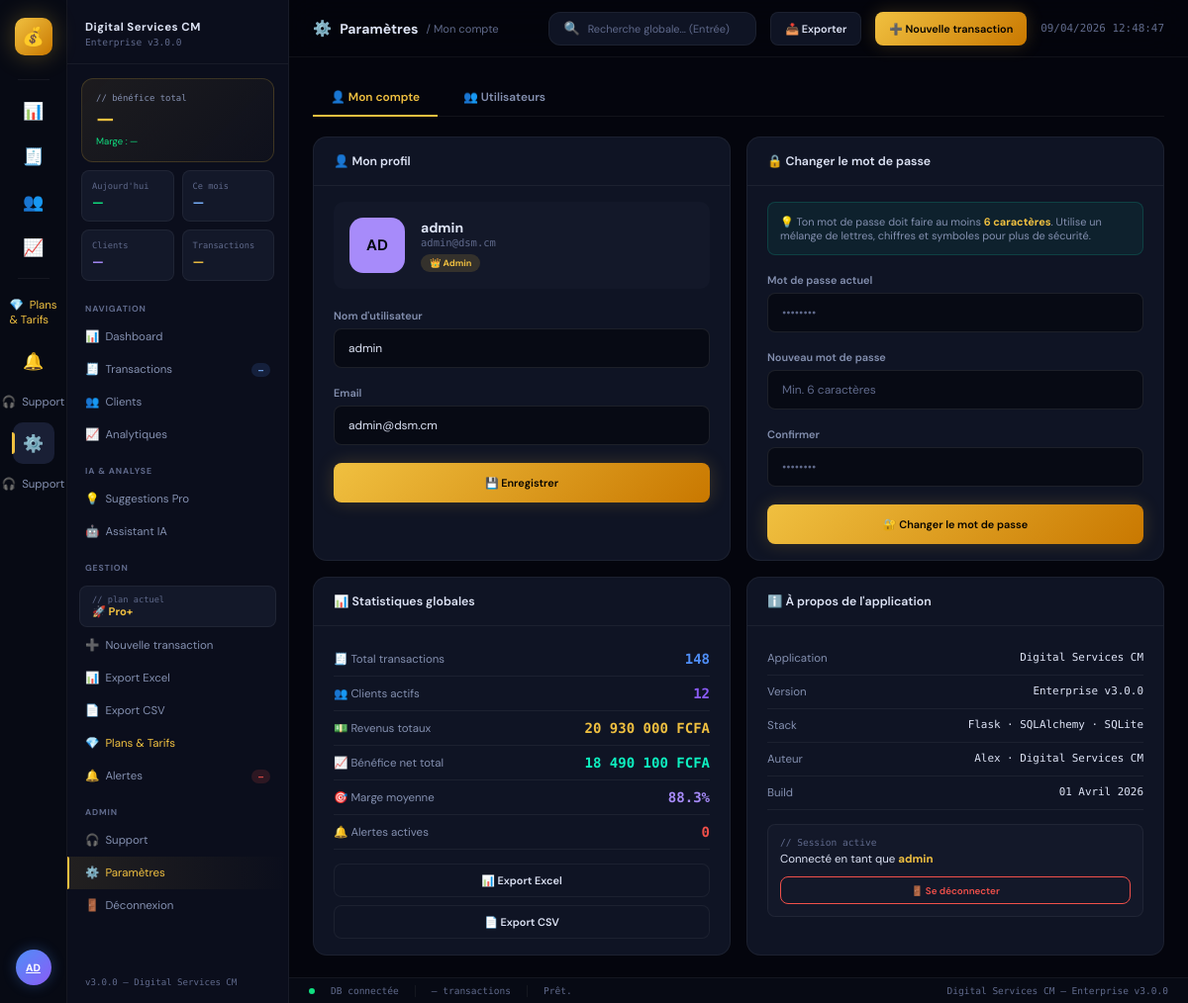
The app's page /settings (signed in) with its own data.
### app/models.py (models this page shows, shortened)
class User(UserMixin, db.Model):
    __tablename__ = "users"
    id         = db.Column(db.Integer, primary_key=True)
    username   = db.Column(db.String(80),  unique=True, nullable=False)
    email      = db.Column(db.String(120), unique=True, nullable=False)
    password_h = db.Column(db.String(256), nullable=False)
    role       = db.Column(db.String(20),  default="admin")  # admin | viewer
    created_at = db.Column(db.DateTime, default=datetime.utcnow)
    last_login = db.Column(db.DateTime)

### app/routes/settings.py (the view)
@bp.route("/settings")
@login_required
def settings():
    return render_template("settings/index.html",
        active="settings", stats=get_global_stats(),
        user=current_user)

### templates/settings/index.html (shortened to what this page needs)
{% extends "base.html" %}
{% block page_icon %}⚙️{% endblock %}
{% block page_title %}Paramètres{% endblock %}
{% block page_sub %}/ Mon compte{% endblock %}
{% block content %}
<div style="display:flex;gap:8px;margin-bottom:20px;border-bottom:1px solid var(--border);padding-bottom:0">
  <a href="{{ url_for('settings.settings') }}"
     style="padding:10px 18px;font-size:.85rem;font-weight:600;text-decoration:none;
            border-bottom:2px solid var(--gold);color:var(--gold);margin-bottom:-1px">
    👤 Mon compte
  </a>
  {% if current_user.role == 'admin' %}
  <a href="{{ url_for('settings.users') }}"
     style="padding:10px 18px;font-size:.85rem;font-weight:600;text-decoration:none;
            border-bottom:2px solid transparent;color:var(--muted2);margin-bottom:-1px">
    👥 Utilisateurs
  </a>
  {% endif %}
</div>
<div style="display:grid;grid-template-columns:1fr 1fr;gap:16px;max-width:900px">
  <div class="card">
    <div class="card-header"><div class="card-title">👤 Mon profil</div></div>
    <div class="card-body">
      <div style="display:flex;align-items:center;gap:16px;margin-bottom:20px;
                  padding:16px;background:var(--card2);border-radius:10px">
        <div class="avatar" style="background:{{ user.username|av_color }};color:#060c14;
                                   width:56px;height:56px;border-radius:14px;font-size:1.1rem;flex-shrink:0">
          {{ user.username|initials }}
        </div>
        <div>
          <div style="font-size:1rem;font-weight:700">{{ user.username }}</div>
          <div style="font-size:.75rem;color:var(--muted);font-family:var(--mono)">
            {{ user.email or 'Email non défini' }}
          </div>
          <span class="badge {% if user.role == 'admin' %}badge-gold{% else %}badge-blue{% endif %}"
                style="margin-top:6px;display:inline-flex">
            {{ '👑 Admin' if user.role == 'admin' else '👁 Viewer' }}
          </span>
        </div>
      </div>
      <form method="POST" action="{{ url_for('settings.update_profile') }}">
        <div class="form-group">
          <label class="form-label">Nom d'utilisateur</label>
          <input type="text" name="username" class="form-control"
                 value="{{ user.username }}" required>
        </div>
        <div class="form-group">
          <label class="form-label">Email</label>
          <input type="email" name="email" class="form-control"
                 value="{{ user.email or '' }}"
                 placeholder="ton@email.com">
        </div>
        <button type="submit" class="btn btn-primary"
                style="width:100%;justify-content:center;height:40px">
          💾 Enregistrer
        </button>
      </form>
    </div>
  </div>
  <div class="card">
    <div class="card-header"><div class="card-title">🔒 Changer le mot de passe</div></div>
    <div class="card-body">
      <div style="background:rgba(14,240,192,.06);border:1px solid rgba(14,240,192,.15);
                  border-radius:8px;padding:12px;margin-bottom:18px;font-size:.78rem;color:var(--muted2)">
        💡 Ton mot de passe doit faire au moins <strong style="color:var(--gold)">6 caractères</strong>.
        Utilise un mélange de lettres, chiffres et symboles pour plus de sécurité.
      </div>
      <form method="POST" action="{{ url_for('settings.change_password') }}">
        <div class="form-group">
          <label class="form-label">Mot de passe actuel</label>
          <input type="password" name="current_password" class="form-control"
                 placeholder="••••••••" required>
        </div>
        <div class="form-group">
          <label class="form-label">Nouveau mot de passe</label>
          <input type="password" name="new_password" id="new-pw" class="form-control"
                 placeholder="Min. 6 caractères" required minlength="6"
                 oninput="checkPw()">
        </div>
        <div class="form-group">
          <label class="form-label">Confirmer</label>
          <input type="password" name="confirm_password" id="confirm-pw" class="form-control"
                 placeholder="••••••••" required oninput="checkPw()">
        </div>
        <button type="submit" class="btn btn-primary"
                style="width:100%;justify-content:center;height:40px">
          🔐 Changer le mot de passe
        </button>
      </form>
    </div>
  </div>
  <div class="card">
    <div class="card-header"><div class="card-title">📊 Statistiques globales</div></div>
    <div class="card-body">
      {% for icon, label, val, color in [
        ('🧾','Total transactions',  stats.total_transactions, 'var(--blue)'),
        ('👥','Clients actifs',      stats.clients_count,      'var(--violet)'),
        ('💵','Revenus totaux',       stats.total_recu,         'var(--gold)'),
        ('📈','Bénéfice net total',   stats.total_benefice,     'var(--teal)'),
        ('🎯','Marge moyenne',        stats.marge_moy,          'var(--violet2)'),
        ('🔔','Alertes actives',      stats.alertes,            'var(--danger)'),
      ] %}
      <div style="display:flex;justify-content:space-between;align-items:center;
                  padding:9px 0;border-bottom:1px solid var(--border)">
        <span style="font-size:.82rem;color:var(--muted2)">{{ icon }} {{ label }}</span>
        <span style="font-weight:700;font-family:var(--mono);color:{{ color }}">
          {% if loop.index <= 2 or loop.index == 6 %}{{ val }}
          {% elif loop.index == 5 %}{{ val }}%
          {% else %}{{ val|fmt_money }} FCFA{% endif %}
        </span>
      </div>
      {% endfor %}
      <div style="margin-top:14px;display:flex;flex-direction:column;gap:8px">
        <a href="{{ url_for('transactions.export_excel_route') }}"
           class="btn btn-ghost" style="justify-content:center">📊 Export Excel</a>
        <a href="{{ url_for('transactions.export_csv_route') }}"
           class="btn btn-ghost" style="justify-content:center">📄 Export CSV</a>
      </div>
    </div>
  </div>
  <div class="card">
    <div class="card-header"><div class="card-title">ℹ️ À propos de l'application</div></div>
    <div class="card-body">
      {% for label, val in [
        ('Application',  'Digital Services CM'),
        ('Version',      'Enterprise v3.0.0'),
        ('Stack',        'Flask · SQLAlchemy · SQLite'),
        ('Auteur',       'Alex · Digital Services CM'),
        ('Build',        '01 Avril 2026'),
      ] %}
      <div style="display:flex;justify-content:space-between;
                  padding:9px 0;border-bottom:1px solid var(--border)">
        <span style="font-size:.82rem;color:var(--muted2)">{{ label }}</span>
        <span style="font-size:.78rem;font-family:var(--mono);color:var(--text)">{{ val }}</span>
      </div>
      {% endfor %}
      <div style="margin-top:14px;padding:12px;background:var(--card2);
                  border-radius:8px;border:1px solid var(--border)">
        <div style="font-size:.68rem;color:var(--muted);font-family:var(--mono);margin-bottom:4px">
          // Session active
        </div>
        <div style="font-size:.82rem;color:var(--text)">
          Connecté en tant que <strong style="color:var(--gold)">{{ current_user.username }}</strong>
        </div>
        <a href="{{ url_for('auth.logout') }}" class="btn btn-danger btn-sm"
           style="margin-top:10px;width:100%;justify-content:center">
          🚪 Se déconnecter
        </a>
      </div>
    </div>
  </div>
</div>
{% endblock %}

### templates/base.html (shortened to what this page needs)
<!DOCTYPE html>
<html lang="fr">
<head>
<link rel="stylesheet" href="{{ url_for('static', filename='css/main.css') }}">
</head>
<body>
<div class="shell">
  <nav class="rail">
    <a href="{{ url_for('dashboard.index') }}" class="rail-logo" title="Accueil">💰</a>
    <div class="rail-sep"></div>
    {% set nav = [
      ('dashboard.index',    '📊', 'Dashboard',    'dashboard'),
      ('transactions.index', '🧾', 'Transactions', 'transactions'),
      ('clients.index',      '👥', 'Clients',      'clients'),
      ('analytics.index',    '📈', 'Analytiques',  'analytics'),
    ] %}
    {% for endpoint, icon, label, key in nav %}
    <a href="{{ url_for(endpoint) }}"
       class="rail-icon {% if active == key %}active{% endif %}">
      {{ icon }}
    </a>
    {% endfor %}
    <div class="rail-sep"></div>
    <a href="{{ url_for('billing.pricing') }}"
       class="sb-item {% if active == 'billing' %}active{% endif %}"
       style="color:var(--gold)">
      💎&nbsp;&nbsp;Plans & Tarifs
    </a>
    <a href="{{ url_for('settings.alerts') }}"
       class="rail-icon {% if active == 'alerts' %}active{% endif %}"
       style="position:relative">
      🔔
    </a>
    <a href="{{ url_for('support.index') }}"
       class="sb-item {% if active == 'support' %}active{% endif %}">
      🎧&nbsp;&nbsp;Support
    </a>
    <a href="{{ url_for('settings.settings') }}"
       class="rail-icon {% if active == 'settings' %}active{% endif %}">
      ⚙️
    </a>
    <a href="{{ url_for('support.index') }}"
       class="sb-item {% if active == 'support' %}active{% endif %}">
      🎧&nbsp;&nbsp;Support
    </a>
    <a href="{{ url_for('settings.settings') }}"
       class="rail-avatar"
       title="{{ current_user.username if current_user.is_authenticated else '' }}">
      {{ current_user.username[:2].upper() if current_user.is_authenticated else 'AX' }}
    </a>
  </nav>
  <aside class="sidebar">
    <div class="sb-header">
      <h2>Digital Services CM</h2>
      <p>Enterprise v3.0.0</p>
    </div>
    <div class="sb-kpi">
      <div class="sb-kpi-label">// bénéfice total</div>
      <div class="sb-kpi-val" id="sb-total-val">—</div>
      <div class="sb-kpi-sub" id="sb-marge-val">Marge : —</div>
    </div>
    <div class="sb-mini-grid">
      <div class="sb-mini">
        <div class="sb-mini-label">Aujourd'hui</div>
        <div class="sb-mini-val text-success" id="sb-jour">—</div>
      </div>
      <div class="sb-mini">
        <div class="sb-mini-label">Ce mois</div>
        <div class="sb-mini-val text-blue" id="sb-mois">—</div>
      </div>
      <div class="sb-mini">
        <div class="sb-mini-label">Clients</div>
        <div class="sb-mini-val text-violet" id="sb-clients">—</div>
      </div>
      <div class="sb-mini">
        <div class="sb-mini-label">Transactions</div>
        <div class="sb-mini-val text-gold" id="sb-txs">—</div>
      </div>
    </div>
    <div class="sb-section">Navigation</div>
    {% for endpoint, icon, label, key in nav %}
    <a href="{{ url_for(endpoint) }}"
       class="sb-item {% if active == key %}active{% endif %}">
      {{ icon }}&nbsp;&nbsp;{{ label }}
      {% if key == 'transactions' %}
        <span class="sb-badge blue" id="sb-badge-tx">—</span>
      {% endif %}
    </a>
    {% endfor %}
    <div class="sb-section">IA & Analyse</div>
    <a href="{{ url_for('ai.suggestions') }}"
       class="sb-item {% if active == 'ai_suggestions' %}active{% endif %}"
       style="{% if not plan_ctx or plan_ctx.is_free %}opacity:.5{% endif %}">
      💡&nbsp;&nbsp;Suggestions Pro
    </a>
    <a href="{{ url_for('ai.chat') }}"
       class="sb-item {% if active == 'ai_chat' %}active{% endif %}"
       style="{% if not plan_ctx or plan_ctx.plan != 'pro_plus' %}opacity:.5{% endif %}">
      🤖&nbsp;&nbsp;Assistant IA
    </a>
    <div class="sb-section">Gestion</div>
    <div style="margin:6px 12px 2px;padding:8px 12px;background:var(--card2);border-radius:8px;border:1px solid var(--border)">
      <div style="font-size:.62rem;color:var(--muted);font-family:var(--mono)">// plan actuel</div>
      <div style="font-size:.8rem;font-weight:700;color:{{ plan_ctx.plan_info.color if plan_ctx else 'var(--muted)' }}">
        {{ plan_ctx.plan_info.icon if plan_ctx else '🆓' }}
        {{ plan_ctx.plan_info.name if plan_ctx else 'Gratuit' }}
      </div>
    </div>
    <a href="{{ url_for('transactions.add') }}" class="sb-item">➕&nbsp;&nbsp;Nouvelle transaction</a>
    <a href="{{ url_for('transactions.export_excel_route') }}" class="sb-item">📊&nbsp;&nbsp;Export Excel</a>
    <a href="{{ url_for('transactions.export_csv_route') }}" class="sb-item">📄&nbsp;&nbsp;Export CSV</a>
    <a href="{{ url_for('billing.pricing') }}"
       class="sb-item {% if active == 'billing' %}active{% endif %}"
       style="color:var(--gold)">
      💎&nbsp;&nbsp;Plans & Tarifs
    </a>
    <a href="{{ url_for('settings.alerts') }}"
       class="sb-item {% if active == 'alerts' %}active{% endif %}">
      🔔&nbsp;&nbsp;Alertes
      <span class="sb-badge red" id="sb-badge-alerts">—</span>
    </a>
    <div class="sb-section">Admin</div>
    <a href="{{ url_for('support.index') }}"
       class="sb-item {% if active == 'support' %}active{% endif %}">
      🎧&nbsp;&nbsp;Support
    </a>
    <a href="{{ url_for('settings.settings') }}"
       class="sb-item {% if active == 'settings' %}active{% endif %}">
      ⚙️&nbsp;&nbsp;Paramètres
    </a>
    <a href="{{ url_for('auth.logout') }}" class="sb-item">🚪&nbsp;&nbsp;Déconnexion</a>
    <div class="sb-ver">v3.0.0 — Digital Services CM</div>
  </aside>
  <div class="content">
    <header class="topbar">
      <div class="topbar-title">
        <span class="page-icon">{% block page_icon %}📊{% endblock %}</span>
        {% block page_title %}Dashboard{% endblock %}
        <span class="page-sub">{% block page_sub %}{% endblock %}</span>
      </div>
      <div class="topbar-search">
        <span style="color:var(--muted);font-size:13px">🔍</span>
        <input type="text" id="global-search"
               placeholder="Recherche globale... (Entrée)" autocomplete="off">
      </div>
      {% block topbar_actions %}
      <a href="{{ url_for('transactions.export_excel_route') }}" class="btn btn-ghost">📥 Exporter</a>
      {% endblock %}
      <a href="{{ url_for('transactions.add') }}" class="btn btn-primary">➕ Nouvelle transaction</a>
      <span class="text-mono text-muted text-sm" id="clock"></span>
    </header>
    <main class="page-scroll">
      {% block content %}{% endblock %}
    </main>
    <footer class="statusbar">
      <div class="status-dot"></div>
      <span>DB connectée</span>
      <span id="status-tx">— transactions</span>
      <span id="status-msg">Prêt.</span>
      <span style="margin-left:auto">Digital Services CM — Enterprise v3.0.0</span>
    </footer>
  </div>
</div>
</body>
</html>

### records on screen
User: username "AD", username|initials "AD", username "admin", email "admin@dsm.cm", role "👑 Admin"

### other values on screen
{{ icon }} "📊" "🧾" "👥" "📈"
{{ label }} "Dashboard" "Transactions" "Clients" "Analytiques"
{{ plan_ctx.plan_info.icon if plan_ctx else '🆓' }} "🚀"
{{ plan_ctx.plan_info.name if plan_ctx else 'Gratuit' }} "Pro+"
{{ icon }} "🧾" "👥" "💵" "📈" "🎯" "🔔"
{{ label }} "Total transactions" "Clients actifs" "Revenus totaux" "Bénéfice net total" "Marge moyenne" "Alertes actives"
{{ val }} "148" "12" "0"
{{ val|fmt_money }} "20 930 000" "18 490 100"
{{ val }} "88.3"
{{ label }} "Application" "Version" "Stack" "Auteur" "Build"
{{ val }} "Digital Services CM" "Enterprise v3.0.0" "Flask · SQLAlchemy · SQLite" "Alex · Digital Services CM" "01 Avril 2026"
